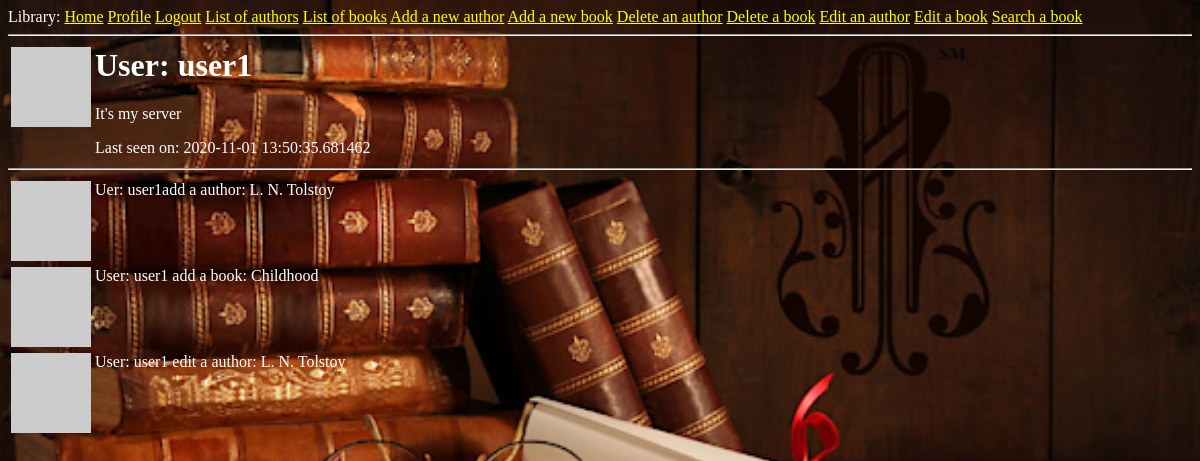
The page /user/user1 (signed in) on the database its author committed.
### app/models.py (models this page shows, shortened)
class User(UserMixin, db.Model):
    id = db.Column(db.Integer, primary_key=True)
    username = db.Column(db.String(64), index=True, unique=True)
    email = db.Column(db.String(120), index=True, unique=True)
    about_me = db.Column(db.String(140))
    last_seen = db.Column(db.DateTime, default=datetime.utcnow)
    password_hash = db.Column(db.String(128))
    image = db.Column(db.String)
    posts = db.relationship('Post', backref='author', lazy='dynamic')
    def avatar(self, size):
        digest = md5(self.email.lower().encode('utf-8')).hexdigest()
        return 'https://www.gravatar.com/avatar/{}?d=identicon&s={}'.format(
            digest, size)

class Post(db.Model):
    id = db.Column(db.Integer, primary_key=True)
    body = db.Column(db.String(140))
    timestamp = db.Column(db.DateTime, index=True, default=datetime.utcnow)
    user_id = db.Column(db.Integer, db.ForeignKey('user.id'))

### app/routes.py (the view)
@app.route('/user/<username>')
@login_required
def user(username):
    user = User.query.filter_by(username=username).first_or_404()
    posts = Post.query.filter_by(user_id=user.id)
    return render_template('user.html', user=user, posts=posts)

### app/models.py (called while the page is built)
@login.user_loader
def load_user(id):
    return User.query.get(int(id))

### app/routes.py (called while the page is built)
@app.before_request
def before_request():
    if current_user.is_authenticated:
        current_user.last_seen = datetime.utcnow()
        db.session.commit()

### app/templates/user.html (shortened to what this page needs)
{% extends "Base.html" %}
{% block content %}
    <table>
        <tr valign="top">
            <td><img src="{{ user.avatar(128) }}"></td>
            <td>
                <h1>User: {{ user.username }}</h1>
                {% if user.about_me %}<p>{{ user.about_me }}</p>{% endif %}
                {% if user.last_seen %}<p>Last seen on: {{ user.last_seen }}</p>{% endif %}
            </td>
        </tr>
    </table>
    <hr>
    {% for post in posts %}
        {% include '_post.html' %}
    {% endfor %}
{% endblock %}

### app/templates/_post.html
<table>
    <tr valign="top">
        <td><img src="{{ post.author.avatar(36) }}"></td>
        <td>{{ post.body }}</td>
    </tr>
</table>

### app/templates/Base.html (style rules this page uses)
body { background: url("../static/background.jpg") no-repeat; -moz-background-size: 100%; -o-background-size: 100%; -webkit-background-size: 100%; background-size: 100%; color: #ffffff; }

### rows shown on the page
User: username "user1", about_me "It's my server", last_seen "2020-11-01 13:50:35.681462"
Post: body "Uer: user1add a author: L. N. Tolstoy"
Post: body "User: user1 add a book: Childhood"
Post: body "User: user1 edit a author: L. N. Tolstoy"
